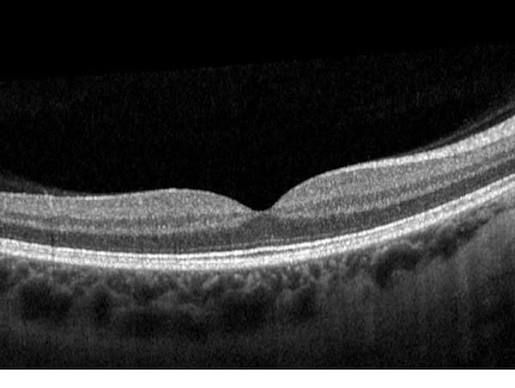
#> input picture healthy.jpeg, 515 x 388 px
$ python speckle_noise.py
#> lines starting #> are read from the running program, lines starting #| are printed output that depends on the picture
import cv2
import matplotlib.pyplot as plt
import numpy as np
from skimage.util import random_noise

image = cv2.imread('healthy.jpeg')
#> image is the input picture: shape (388, 515, 3); min 0, max 255, mean 53.1
image = cv2.cvtColor(image, cv2.COLOR_BGR2RGB)

image_float = image / 255.0
print("customize speckle inensity? y for yes anything for default params/no")
x = input("")
se=0.01
if (x=="y"):
  se = float(input("0-1 speckle"))
speckle = random_noise(image_float, mode='speckle', var=se)
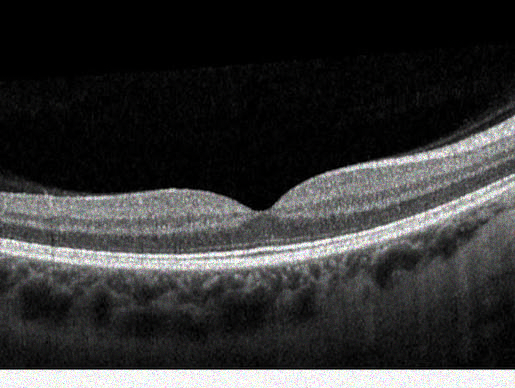
#> speckle: shape (388, 515, 3) float64; mean R, G, B 0.206, 0.206, 0.206
noisy_uintse = np.clip(speckle * 255, 0, 255).astype(np.uint8)

noisy_se = cv2.cvtColor(noisy_uintse, cv2.COLOR_RGB2BGR)

cv2.imwrite('speckle.jpg', noisy_se)

fig, axes = plt.subplots(3, 3, figsize=(13, 12))

axes[0, 0].imshow(image_float)
axes[0, 0].set_title('Original')
axes[0, 1].imshow(speckle)
axes[0, 1].set_title('Speckle (var=' + str(se) + ')')

for ax in axes.ravel():
  ax.axis('off')

plt.tight_layout()
plt.show()
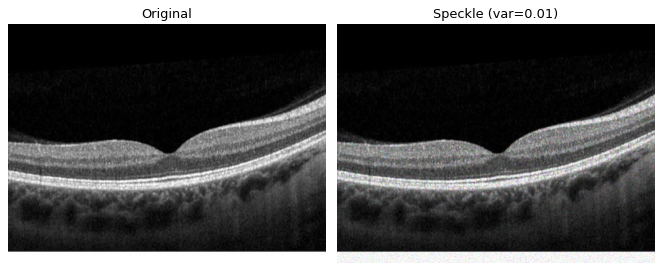
#> figure drawn by matplotlib, 2 panels
